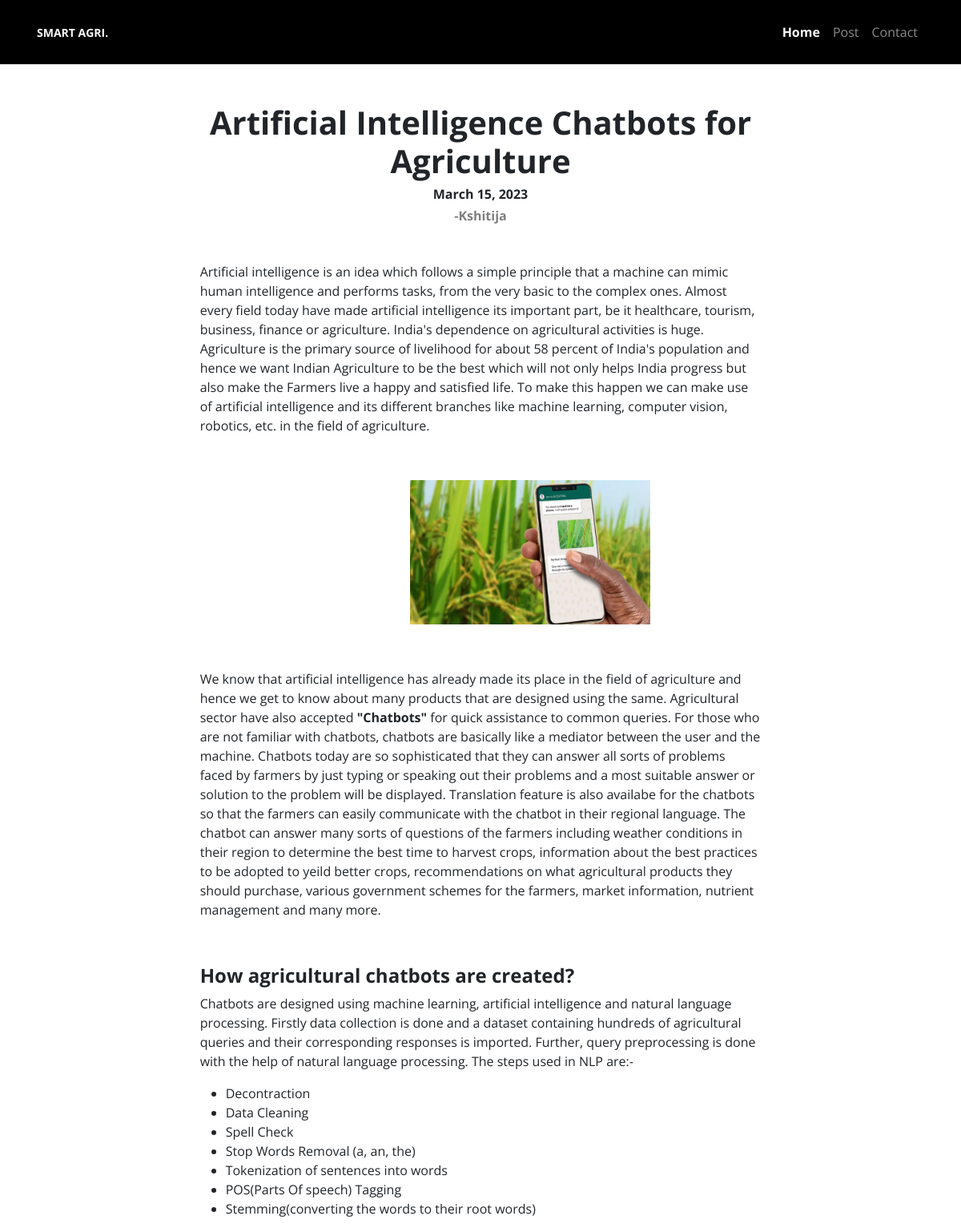
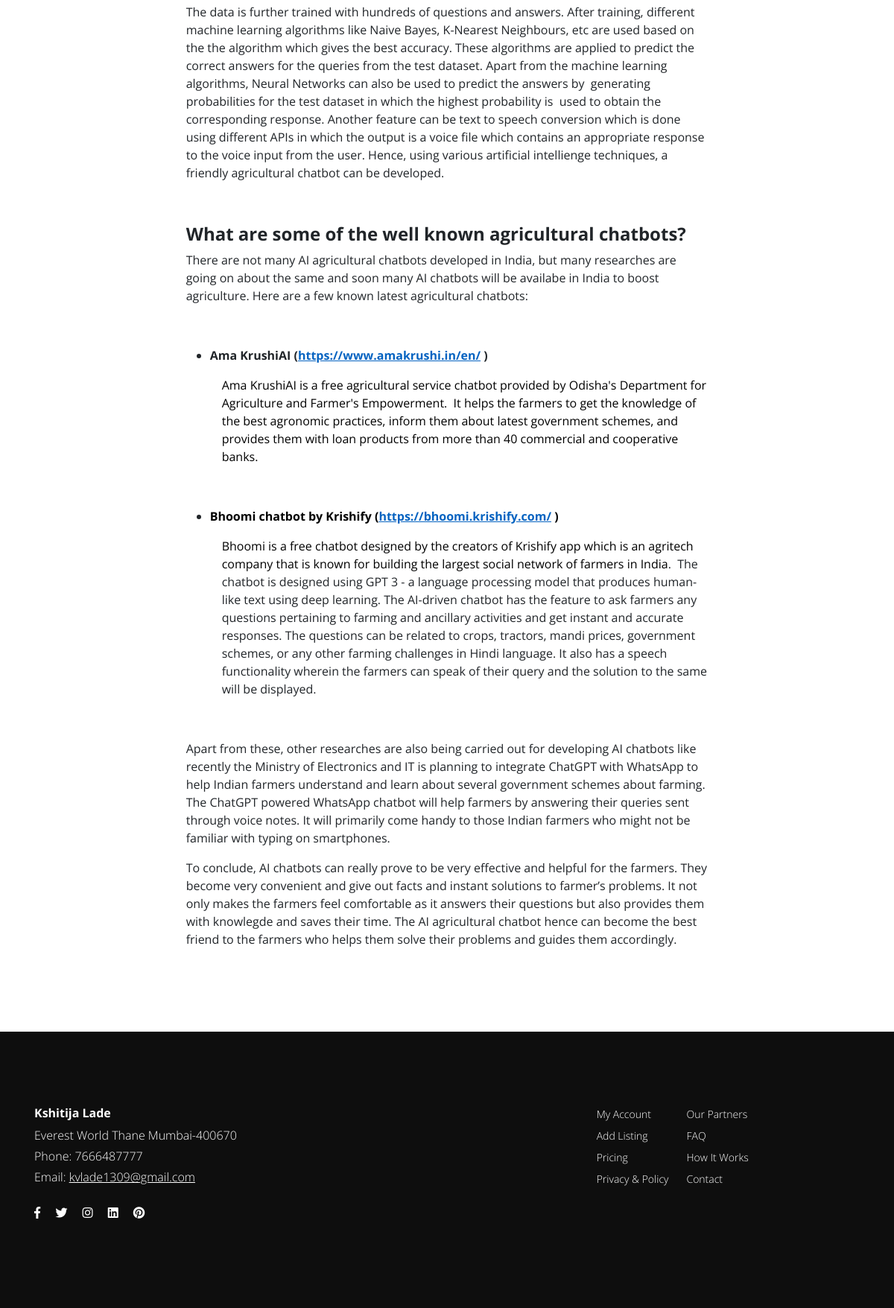
The page /chatbots/ on the database its author committed (2 pictures, top to bottom).
### home/models.py (models this page shows, shortened)
class Post (models.Model):
    class NewManager(models.Manager):
        def get_queryset(self):
            return super().get_queryset() .filter(status='published')
    options = (
    ('draft', 'Draft'),
    ('published', 'Published'),
    )
    title = models.CharField(max_length=250)
    slug = models.SlugField(max_length=250, unique_for_date='publish')
    publish = models.DateTimeField(default=timezone.now)
    image= models.ImageField(upload_to="shop/images",default="")
    author = models.ForeignKey (User, on_delete=models.CASCADE, related_name='blog_posts')
    content = RichTextUploadingField(blank=True, null=True)
    status = models.CharField(max_length=10, choices=options, default='draft')
    objects = models.Manager() #default manager
    newmanager = NewManager() #custom manager
    class Meta:
        ordering = ('-publish',)

### home/views.py (the view)
# urls.py: path('<slug:post>/', views.post_single, name='post_single'),
def post_single(request, post):
    post = get_object_or_404(Post, slug=post, status='published')
    return render(request, 'single.html', {'post' : post})

### templates/single.html (shortened to what this page needs)
<!doctype html>
<html lang="en">
  {% load static %}
  <head>
    <link rel="stylesheet" href="https://maxcdn.bootstrapcdn.com/bootstrap/4.0.0/css/bootstrap.min.css">
    <link rel="stylesheet" href="https://use.fontawesome.com/releases/v5.0.8/css/all.css">
    <link rel="stylesheet" href="https://stackpath.bootstrapcdn.com/bootstrap/4.4.1/css/bootstrap.min.css">
    <link rel="stylesheet" href="https://stackpath.bootstrapcdn.com/bootstrap/4.4.1/css/bootstrap.min.css">
    <link rel="stylesheet" href="https://stackpath.bootstrapcdn.com/bootstrap/4.4.1/css/bootstrap.min.css">
    <link rel="stylesheet" href="{% static 'CSS/glightbox.css' %}">
    <link rel="stylesheet" href="{% static 'CSS/style.default.css' %}" id="theme-stylesheet">
    <link rel="stylesheet" href="vendor/glightbox/glightbox.css">
    <link rel="stylesheet" href="css/custom.css">
  </head>
  <body>
    <nav class="navbar navbar-expand-lg navbar-dark bg-black border-bottom py-3">
      <div class="container py-1"><a class="navbar-brand text-sm fw-bold text-light" href="{% url 'main' %}">SMART AGRI.</a>
        <div class="collapse navbar-collapse" id="navbarSupportedContent">
          <ul class="navbar-nav ms-auto mb-2 mb-lg-0 align-items-lg-center">
            <li class="nav-item"><a class="nav-link active " href="{% url 'main' %}">Home</a>
            </li>
            <li class="nav-item"><a class="nav-link " href="post.html">Post</a>
            </li>
            <li class="nav-item"><a class="nav-link " href="#">Contact</a>
            </li>
          </ul>
        </div>
      </div>
    </nav>
  </body>
{% block content %}
      <div class="container">
        <div class="row justify-content-md-center pt-5">
        <div class="col-md-8">
          <div class="col-12"><h1 style="text-align: center;">{{post.title}}</h1></div>
          <div class="col-12"><h6 style="text-align: center;">{{post.publish|date}}</h6></div>
          <div class="col-12"><h6 style="text-align: center; color: rgba(0, 0, 0, 0.5);">-{{post.author}}</h6></div>
          <br>
          <div class="col-12"><p>{{post.content | safe}}</p></div>
        </div>
        </div>
      </div>
{% endblock %}
<br>
<br>
<br>
<br>
<footer class="footer text-white" style="background: #0e0e0e">
  <div class="container">
    <div class="row">
      <div class="col-md-4">
        <h6 class="text-white">Kshitija Lade</h6>
        <p class="fw-light mb-1">Everest World Thane Mumbai-400670</p>
        <p class="fw-light mb-1">Phone: 7666487777</p>
        <p class="fw-light mb-4">Email: <a class="text-decoration-underline text-reset" href="mailto:info@company.com">kvlade1309@gmail.com</a></p>
        <ul class="list-unstyled">
          <li class="list-inline-item"><a class="text-reset me-2" href="!#"><i class="fab fa-facebook-f"></i></a></li>
          <li class="list-inline-item"><a class="text-reset me-2" href="!#"><i class="fab fa-twitter"></i></a></li>
          <li class="list-inline-item"><a class="text-reset me-2" href="!#"><i class="fab fa-instagram"></i></a></li>
          <li class="list-inline-item"><a class="text-reset me-2" href="!#"><i class="fab fa-linkedin"></i></a></li>
          <li class="list-inline-item"><a class="text-reset me-2" href="!#"><i class="fab fa-pinterest"></i></a></li>
        </ul>
      </div>
      <div class="col-md-4"></div>
      <div class="col-md-4">
        <div class="d-flex align-items-center">
          <ul class="list-unstyled text-sm me-4">
            <li class="mb-2"><a class="text-reset fw-light" href="!#">My Account</a></li>
            <li class="mb-2"><a class="text-reset fw-light" href="!#">Add Listing</a></li>
            <li class="mb-2"><a class="text-reset fw-light" href="!#">Pricing</a></li>
            <li class="mb-2"><a class="text-reset fw-light" href="!#">Privacy &amp; Policy</a></li>
          </ul>
          <ul class="list-unstyled text-sm">
            <li class="mb-2"><a class="text-reset fw-light" href="!#">Our Partners</a></li>
            <li class="mb-2"><a class="text-reset fw-light" href="!#">FAQ</a></li>
            <li class="mb-2"><a class="text-reset fw-light" href="!#">How It Works</a></li>
            <li class="mb-2"><a class="text-reset fw-light" href="!#">Contact</a></li>
          </ul>
        </div>
      </div>
    </div>
  </div>
</footer>
{% load static %}
</html>

### templates/single.html (style rules this page uses)
body { top: 0px !important; }

### rows shown on the page
Post: title "Artificial Intelligence Chatbots for Agriculture", publish "March 15, 2023", author "Kshitija", content "Artificial intelligence is an idea which follows a simple principle that a machine can mimic human intelligence and performs tasks, from the very basic to the complex ones. Almost every field today have made artificial intelligence its important part, be it healthcare, tourism, business, finance or agriculture. India's dependence on agricultural activities is huge. Agriculture is the primary source of livelihood for about 58 percent of India's population and hence we want Indian Agriculture to be the best which will not only helps India progress but also make the Farmers live a happy and satisfied life. To make this happen we can make use of artificial intelligence and its different…", content (picture)
